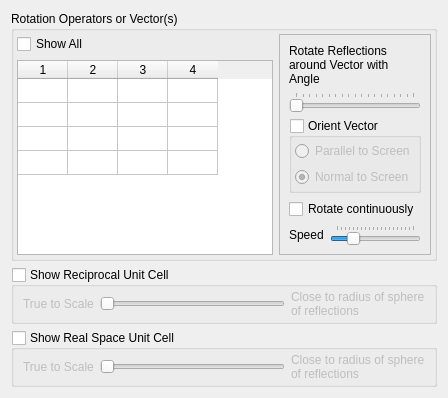
              <widget class="QWidget" name="tab_5">
               <attribute name="title">
                <string>Vectors</string>
               </attribute>
               <layout class="QGridLayout" name="gridLayout_14">
                <item row="0" column="0">
                 <widget class="QGroupBox" name="RotationVectorsBox">
                  <property name="sizePolicy">
                   <sizepolicy hsizetype="Preferred" vsizetype="MinimumExpanding">
                    <horstretch>0</horstretch>
                    <verstretch>0</verstretch>
                   </sizepolicy>
                  </property>
                  <property name="maximumSize">
                   <size>
                    <width>16777215</width>
                    <height>16777215</height>
                   </size>
                  </property>
                  <property name="title">
                   <string>Rotation Operators or Vector(s)</string>
                  </property>
                  <property name="checkable">
                   <bool>false</bool>
                  </property>
                  <layout class="QGridLayout" name="gridLayout_8">
                   <property name="leftMargin">
                    <number>3</number>
                   </property>
                   <property name="topMargin">
                    <number>3</number>
                   </property>
                   <property name="rightMargin">
                    <number>3</number>
                   </property>
                   <property name="bottomMargin">
                    <number>3</number>
                   </property>
                   <item row="1" column="0">
                    <widget class="QTableWidget" name="vectortable2">
                     <property name="sizePolicy">
                      <sizepolicy hsizetype="Expanding" vsizetype="Preferred">
                       <horstretch>3</horstretch>
                       <verstretch>3</verstretch>
                      </sizepolicy>
                     </property>
                     <property name="verticalScrollMode">
                      <enum>QAbstractItemView::ScrollPerPixel</enum>
                     </property>
                     <property name="horizontalScrollMode">
                      <enum>QAbstractItemView::ScrollPerPixel</enum>
                     </property>
                     <property name="wordWrap">
                      <bool>false</bool>
                     </property>
                     <property name="rowCount">
                      <number>4</number>
                     </property>
                     <property name="columnCount">
                      <number>4</number>
                     </property>
                     <attribute name="horizontalHeaderCascadingSectionResizes">
                      <bool>true</bool>
                     </attribute>
                     <attribute name="horizontalHeaderDefaultSectionSize">
                      <number>50</number>
                     </attribute>
                     <attribute name="verticalHeaderVisible">
                      <bool>false</bool>
                     </attribute>
                     <attribute name="verticalHeaderMinimumSectionSize">
                      <number>10</number>
                     </attribute>
                     <attribute name="verticalHeaderDefaultSectionSize">
                      <number>24</number>
                     </attribute>
                     <row/>
                     <row/>
                     <row/>
                     <row/>
                     <column/>
                     <column/>
                     <column/>
                     <column/>
                    </widget>
                   </item>
                   <item row="0" column="0">
                    <widget class="QCheckBox" name="ShowAllVectorsBtn">
                     <property name="text">
                      <string>Show All</string>
                     </property>
                     <property name="tristate">
                      <bool>true</bool>
                     </property>
                    </widget>
                   </item>
                   <item row="0" column="1" rowspan="2">
                    <widget class="QFrame" name="RotateAroundframe">
                     <property name="sizePolicy">
                      <sizepolicy hsizetype="Expanding" vsizetype="Minimum">
                       <horstretch>1</horstretch>
                       <verstretch>0</verstretch>
                      </sizepolicy>
                     </property>
                     <property name="frameShape">
                      <enum>QFrame::StyledPanel</enum>
                     </property>
                     <property name="frameShadow">
                      <enum>QFrame::Raised</enum>
                     </property>
                     <layout class="QGridLayout" name="gridLayout_18">
                      <item row="0" column="0" colspan="2">
                       <widget class="QLabel" name="rotavecangle_labeltxt">
                        <property name="sizePolicy">
                         <sizepolicy hsizetype="Minimum" vsizetype="Minimum">
                          <horstretch>0</horstretch>
                          <verstretch>0</verstretch>
                         </sizepolicy>
                        </property>
                        <property name="minimumSize">
                         <size>
                          <width>120</width>
                          <height>0</height>
                         </size>
                        </property>
                        <property name="text">
                         <string>Rotate Reflections around Vector with Angle</string>
                        </property>
                        <property name="wordWrap">
                         <bool>true</bool>
                        </property>
                       </widget>
                      </item>
                      <item row="1" column="0" colspan="2">
                       <widget class="QSlider" name="rotavecangle_slider">
                        <property name="sizePolicy">
                         <sizepolicy hsizetype="Minimum" vsizetype="MinimumExpanding">
                          <horstretch>0</horstretch>
                          <verstretch>0</verstretch>
                         </sizepolicy>
                        </property>
                        <property name="minimumSize">
                         <size>
                          <width>120</width>
                          <height>0</height>
                         </size>
                        </property>
                        <property name="maximum">
                         <number>359</number>
                        </property>
                        <property name="orientation">
                         <enum>Qt::Horizontal</enum>
                        </property>
                        <property name="tickPosition">
                         <enum>QSlider::TicksAbove</enum>
                        </property>
                        <property name="tickInterval">
                         <number>20</number>
                        </property>
                       </widget>
                      </item>
                      <item row="2" column="0" colspan="2">
                       <widget class="QGroupBox" name="AlignVectorGroupBox">
                        <property name="enabled">
                         <bool>true</bool>
                        </property>
                        <property name="sizePolicy">
                         <sizepolicy hsizetype="Preferred" vsizetype="Minimum">
                          <horstretch>0</horstretch>
                          <verstretch>0</verstretch>
                         </sizepolicy>
                        </property>
                        <property name="title">
                         <string>Orient Vector</string>
                        </property>
                        <property name="checkable">
                         <bool>true</bool>
                        </property>
                        <property name="checked">
                         <bool>false</bool>
                        </property>
                        <layout class="QGridLayout" name="gridLayout_17">
                         <property name="leftMargin">
                          <number>3</number>
                         </property>
                         <property name="topMargin">
                          <number>3</number>
                         </property>
                         <property name="rightMargin">
                          <number>3</number>
                         </property>
                         <property name="bottomMargin">
                          <number>3</number>
                         </property>
                         <item row="0" column="0">
                          <widget class="QRadioButton" name="AlignParallelBtn">
                           <property name="text">
                            <string>Parallel to Screen</string>
                           </property>
                          </widget>
                         </item>
                         <item row="1" column="0">
                          <widget class="QRadioButton" name="AlignNormalBtn">
                           <property name="text">
                            <string>Normal to Screen</string>
                           </property>
                           <property name="checked">
                            <bool>true</bool>
                           </property>
                          </widget>
                         </item>
                        </layout>
                       </widget>
                      </item>
                      <item row="3" column="0" colspan="2">
                       <widget class="QCheckBox" name="AnimaRotCheckBox">
                        <property name="sizePolicy">
                         <sizepolicy hsizetype="Minimum" vsizetype="MinimumExpanding">
                          <horstretch>0</horstretch>
                          <verstretch>0</verstretch>
                         </sizepolicy>
                        </property>
                        <property name="text">
                         <string>Rotate continuously</string>
                        </property>
                       </widget>
                      </item>
                      <item row="4" column="0">
                       <widget class="QLabel" name="label_8">
                        <property name="text">
                         <string>Speed</string>
                        </property>
                       </widget>
                      </item>
                      <item row="4" column="1">
                       <widget class="QSlider" name="AnimateSpeedSlider">
                        <property name="minimum">
                         <number>1</number>
                        </property>
                        <property name="maximum">
                         <number>20</number>
                        </property>
                        <property name="pageStep">
                         <number>1</number>
                        </property>
                        <property name="value">
                         <number>5</number>
                        </property>
                        <property name="sliderPosition">
                         <number>5</number>
                        </property>
                        <property name="orientation">
                         <enum>Qt::Horizontal</enum>
                        </property>
                        <property name="tickPosition">
                         <enum>QSlider::TicksAbove</enum>
                        </property>
                        <property name="tickInterval">
                         <number>1</number>
                        </property>
                       </widget>
                      </item>
                     </layout>
                    </widget>
                   </item>
                  </layout>
                 </widget>
                </item>
                <item row="1" column="0">
                 <widget class="QGroupBox" name="DrawReciprocUnitCellBox">
                  <property name="toolTip">
                   <string>&lt;html&gt;&lt;head/&gt;&lt;body&gt;&lt;p&gt;The reciprocal unit cell spanning a*,b*,c* from (0,0,0) to (1,1,1) is located in the centre of the displayed reflections. and is therefore quite small. Adjust the slider to scale its outline to become compatible with the sphere of displayed reflections.&lt;/p&gt;&lt;/body&gt;&lt;/html&gt;</string>
                  </property>
                  <property name="title">
                   <string>Show Reciprocal Unit Cell</string>
                  </property>
                  <property name="checkable">
                   <bool>true</bool>
                  </property>
                  <property name="checked">
                   <bool>false</bool>
                  </property>
                  <layout class="QGridLayout" name="gridLayout_15">
                   <property name="topMargin">
                    <number>3</number>
                   </property>
                   <property name="bottomMargin">
                    <number>3</number>
                   </property>
                   <item row="0" column="0">
                    <widget class="QLabel" name="label_2">
                     <property name="sizePolicy">
                      <sizepolicy hsizetype="Preferred" vsizetype="Preferred">
                       <horstretch>0</horstretch>
                       <verstretch>0</verstretch>
                      </sizepolicy>
                     </property>
                     <property name="text">
                      <string>True to Scale</string>
                     </property>
                     <property name="wordWrap">
                      <bool>true</bool>
                     </property>
                    </widget>
                   </item>
                   <item row="0" column="1">
                    <widget class="QSlider" name="reciprocunitcellslider">
                     <property name="sizePolicy">
                      <sizepolicy hsizetype="Expanding" vsizetype="Fixed">
                       <horstretch>0</horstretch>
                       <verstretch>0</verstretch>
                      </sizepolicy>
                     </property>
                     <property name="minimum">
                      <number>0</number>
                     </property>
                     <property name="maximum">
                      <number>100</number>
                     </property>
                     <property name="orientation">
                      <enum>Qt::Horizontal</enum>
                     </property>
                    </widget>
                   </item>
                   <item row="0" column="2">
                    <widget class="QLabel" name="label_4">
                     <property name="text">
                      <string>Close to radius of sphere of reflections</string>
                     </property>
                     <property name="wordWrap">
                      <bool>true</bool>
                     </property>
                    </widget>
                   </item>
                  </layout>
                 </widget>
                </item>
                <item row="2" column="0">
                 <widget class="QGroupBox" name="DrawRealUnitCellBox">
                  <property name="toolTip">
                   <string>&lt;html&gt;&lt;head/&gt;&lt;body&gt;&lt;p&gt;The real space unit cell is often much larger than the sphere of displayed reflections because the reciprocal unit cell size is inversely proportional to the size of the real space unit cell. Adjust the slider to scale its outline to become compatible with the sphere of displayed reflections.&lt;/p&gt;&lt;/body&gt;&lt;/html&gt;</string>
                  </property>
                  <property name="title">
                   <string>Show Real Space Unit Cell</string>
                  </property>
                  <property name="checkable">
                   <bool>true</bool>
                  </property>
                  <property name="checked">
                   <bool>false</bool>
                  </property>
                  <layout class="QGridLayout" name="gridLayout_26">
                   <property name="topMargin">
                    <number>3</number>
                   </property>
                   <property name="bottomMargin">
                    <number>3</number>
                   </property>
                   <item row="0" column="0">
                    <widget class="QLabel" name="label_6">
                     <property name="text">
                      <string>True to Scale</string>
                     </property>
                     <property name="wordWrap">
                      <bool>true</bool>
                     </property>
                    </widget>
                   </item>
                   <item row="0" column="1">
                    <widget class="QSlider" name="unitcellslider">
                     <property name="minimum">
                      <number>0</number>
                     </property>
                     <property name="maximum">
                      <number>100</number>
                     </property>
                     <property name="orientation">
                      <enum>Qt::Horizontal</enum>
                     </property>
                    </widget>
                   </item>
                   <item row="0" column="2">
                    <widget class="QLabel" name="label_5">
                     <property name="text">
                      <string>Close to radius of sphere of reflections</string>
                     </property>
                     <property name="wordWrap">
                      <bool>true</bool>
                     </property>
                    </widget>
                   </item>
                  </layout>
                 </widget>
                </item>
               </layout>
              </widget>
